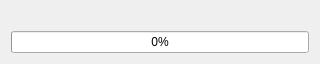
<?xml version="1.0" encoding="UTF-8"?>
<ui version="4.0">
 <class>BackgroundOperationWindow</class>
 <widget class="QFrame" name="BackgroundOperationWindow">
  <property name="windowModality">
   <enum>Qt::ApplicationModal</enum>
  </property>
  <property name="geometry">
   <rect>
    <x>0</x>
    <y>0</y>
    <width>320</width>
    <height>64</height>
   </rect>
  </property>
  <property name="sizePolicy">
   <sizepolicy hsizetype="Fixed" vsizetype="Fixed">
    <horstretch>0</horstretch>
    <verstretch>0</verstretch>
   </sizepolicy>
  </property>
  <property name="windowTitle">
   <string>Processing... - stfed</string>
  </property>
  <layout class="QVBoxLayout" name="verticalLayout">
   <item>
    <widget class="QLabel" name="label">
     <property name="text">
      <string/>
     </property>
     <property name="alignment">
      <set>Qt::AlignLeading|Qt::AlignLeft|Qt::AlignTop</set>
     </property>
    </widget>
   </item>
   <item>
    <widget class="QProgressBar" name="progress_bar">
     <property name="value">
      <number>0</number>
     </property>
    </widget>
   </item>
  </layout>
 </widget>
 <resources/>
 <connections/>
</ui>
